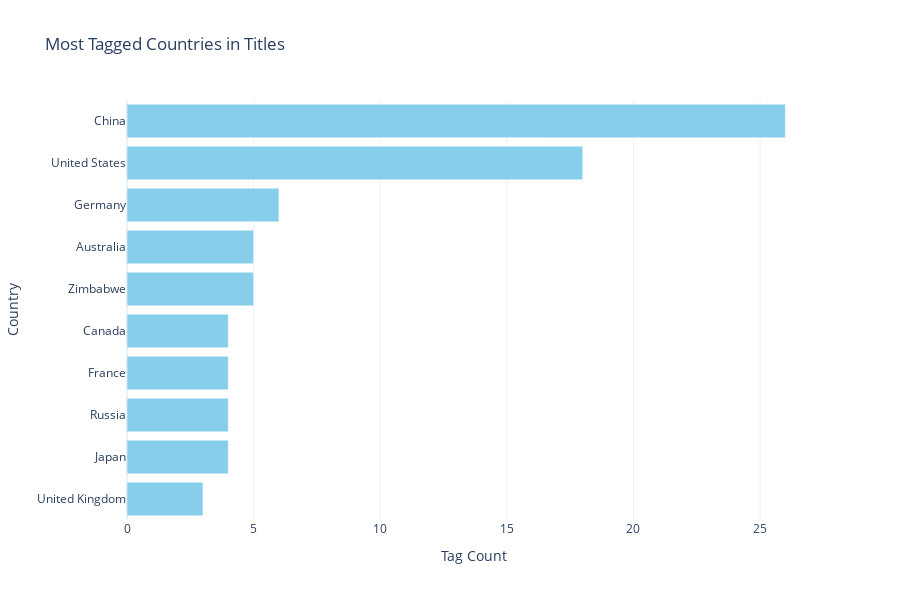

Here is the notebook cell this chart was saved with:
### Code cell
# Split rows with multiple countries into separate rows
video_cleaned['country'] = video_cleaned['country'].str.split(', ')
video_cleaned = video_cleaned.explode('country')

# Exclude rows with 'No specific country'
video_cleaned_filtered = video_cleaned[video_cleaned['country'] != 'No specific country']

# Count occurrences of each country
country_counts = video_cleaned_filtered['country'].value_counts()

# Select only the top 10 most tagged countries
top_10 = country_counts.head(10)

# Create horizontal bar plot using Plotly graph objects
fig = go.Figure(go.Bar(
    x=top_10.values,
    y=top_10.index,
    orientation='h',
    marker=dict(color='skyblue'),  # Bar color
))

# Update layout
fig.update_layout(
    title='Most Tagged Countries in Titles',
    xaxis_title='Tag Count',
    yaxis_title='Country',
    yaxis=dict(autorange="reversed"), # Reverse y-axis to have the country with the highest count at the top
    template='plotly_white',  # Plotly template
    height=600,  
)

# Show the plot
fig.show()

### Figure 1 — Plotly figure (JSON) as saved in the notebook; plotly's stock layout.template omitted (floating-point values rounded to 4 significant figures)
{"data": [{"marker": {"color": "skyblue"}, "orientation": "h", "type": "bar", "x": [26, 18, 6, 5, 5, 4, 4, 4, 4, 3], "y": ["China", "United States", "Germany", "Australia", "Zimbabwe", "Canada", "France", "Russia", "Japan", "United Kingdom"]}], "layout": {"height": 600, "title": {"text": "Most Tagged Countries in Titles"}, "xaxis": {"title": {"text": "Tag Count"}}, "yaxis": {"autorange": "reversed", "title": {"text": "Country"}}}}
